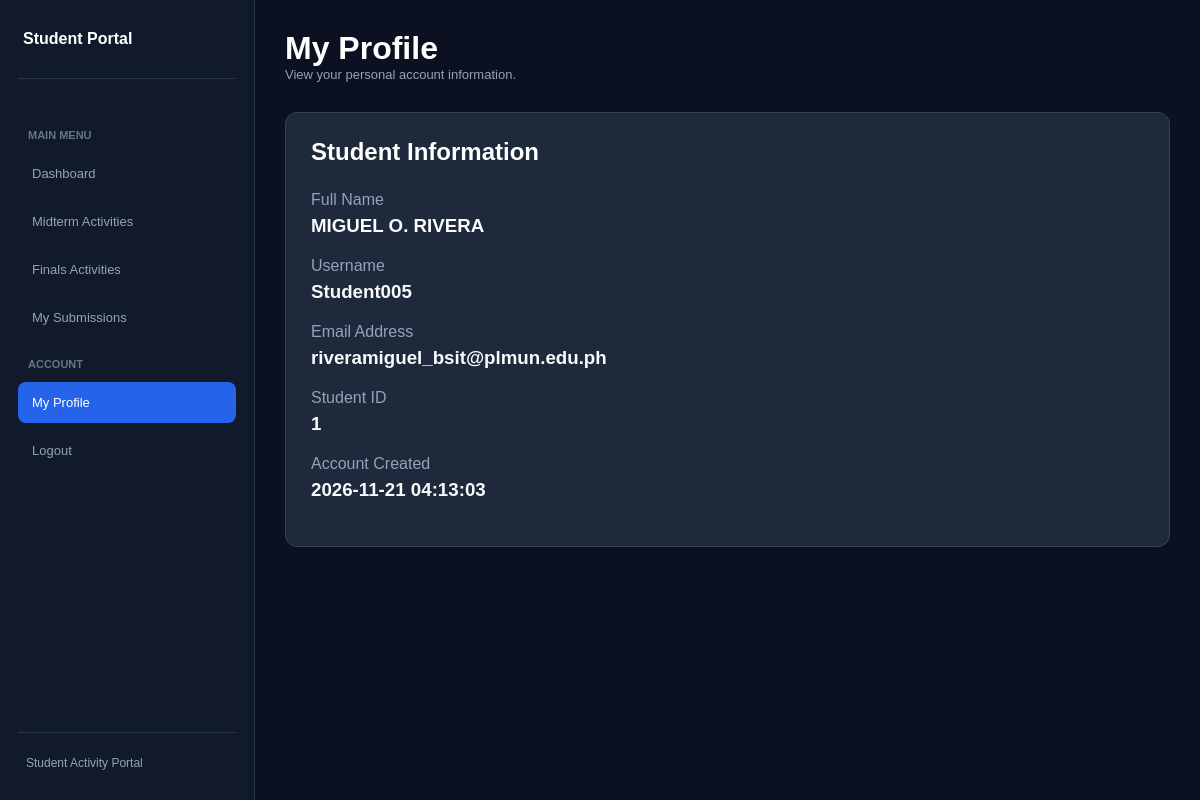
The page /profile.php (signed in) on the database its author committed.
### tables this page shows
CREATE TABLE `students` (
  `id` int(11) NOT NULL,
  `fullname` varchar(100) NOT NULL,
  `username` varchar(50) NOT NULL,
  `email` varchar(100) NOT NULL,
  `password` varchar(255) NOT NULL,
  `created_at` timestamp NULL DEFAULT current_timestamp()
);

### profile.php (the view, shortened to what this page needs)
<?php
require_once "config/database.php";
$student_id = $_SESSION["student_id"];
$sql = "SELECT id, fullname, username, email, created_at
        FROM students
        WHERE id = ?";
$stmt = $conn->prepare($sql);
$stmt->bind_param("i", $student_id);
$stmt->execute();
$result = $stmt->get_result();
$student = $result->fetch_assoc();
?>
<!DOCTYPE html>
<html lang="en">
<head>
    <link rel="stylesheet" href="assets/css/style.css">
</head>
<body class="dashboard-body">
<div class="dashboard-container">
    <aside class="sidebar">
        <div class="sidebar-logo">
            <h2>Student Portal</h2>
        </div>
        <nav class="sidebar-menu">
            <p class="menu-title">MAIN MENU</p>
            <a href="dashboard.php" class="menu-link">
                Dashboard
            </a>
            <a href="midterm.php" class="menu-link">
                Midterm Activities
            </a>
            <a href="finals.php" class="menu-link">
                Finals Activities
            </a>
            <a href="submissions.php" class="menu-link">
                My Submissions
            </a>
            <p class="menu-title">ACCOUNT</p>
            <a href="profile.php" class="menu-link active">
                My Profile
            </a>
            <a href="logout.php" class="menu-link logout-link">
                Logout
            </a>
        </nav>
        <div class="sidebar-footer">
            <p>Student Activity Portal</p>
        </div>
    </aside>
    <main class="main-content">
        <div class="topbar">
            <div>
                <h1>My Profile</h1>
                <p>View your personal account information.</p>
            </div>
        </div>
        <div class="dashboard-card">
            <h2>Student Information</h2>
            <div style="margin-top:25px;">
                <div style="margin-bottom:20px;">
                    <p style="color:#94a3b8; margin-bottom:6px;">Full Name</p>
                    <h3><?= htmlspecialchars($student["fullname"]) ?></h3>
                </div>
                <div style="margin-bottom:20px;">
                    <p style="color:#94a3b8; margin-bottom:6px;">Username</p>
                    <h3><?= htmlspecialchars($student["username"]) ?></h3>
                </div>
                <div style="margin-bottom:20px;">
                    <p style="color:#94a3b8; margin-bottom:6px;">Email Address</p>
                    <h3><?= htmlspecialchars($student["email"]) ?></h3>
                </div>
                <div style="margin-bottom:20px;">
                    <p style="color:#94a3b8; margin-bottom:6px;">Student ID</p>
                    <h3><?= htmlspecialchars($student["id"]) ?></h3>
                </div>
                <div style="margin-bottom:20px;">
                    <p style="color:#94a3b8; margin-bottom:6px;">Account Created</p>
                    <h3><?= htmlspecialchars($student["created_at"]) ?></h3>
                </div>
            </div>
        </div>
    </main>
</div>
</body>
</html>

### assets/css/style.css (style rules this page uses)
* { margin: 0; padding: 0; box-sizing: border-box; font-family: Arial, sans-serif; }
body { background: #0b1120; color: #ffffff; min-height: 100vh; }
.dashboard-body { background: #0b1120; min-height: 100vh; }
.dashboard-container { display: flex; min-height: 100vh; }
.sidebar { width: 255px; background: #111a2b; border-right: 1px solid #273449; padding: 25px 18px; display: flex; flex-direction: column; flex-shrink: 0; }
.sidebar-logo { display: flex; align-items: center; gap: 12px; padding: 5px 5px 30px; border-bottom: 1px solid #273449; }
.sidebar-logo h2 { font-size: 16px; }
.sidebar-menu { margin-top: 30px; }
.menu-title { color: #64748b; font-size: 11px; font-weight: bold; margin: 20px 10px 12px; }
.menu-link { display: flex; align-items: center; gap: 13px; padding: 13px 14px; margin-bottom: 7px; color: #94a3b8; text-decoration: none; font-size: 13px; border-radius: 8px; transition: 0.3s; }
.menu-link:hover, .menu-link.active { background: #1e40af; color: white; }
.sidebar-footer { margin-top: auto; padding: 20px 8px 0; border-top: 1px solid #273449; color: #94a3b8; font-size: 12px; line-height: 1.8; }
.main-content { flex: 1; padding: 30px; min-width: 0; }
.topbar { display: flex; justify-content: space-between; align-items: center; margin-bottom: 30px; gap: 15px; }
.topbar p { color: #94a3b8; font-size: 13px; }
.dashboard-card { background: #1e293b; border: 1px solid #334155; border-radius: 12px; padding: 25px; margin-top: 25px; color: #f8fafc; }
.dashboard-card h2 { color: #ffffff; margin-bottom: 15px; }
.sidebar nav a.active { background: #2563eb; color: #ffffff; }

### rows shown on the page
students: fullname "MIGUEL O. RIVERA", username "Student005", email "riveramiguel_bsit@plmun.edu.ph", id "1", created_at "2026-11-21 04:13:03"
